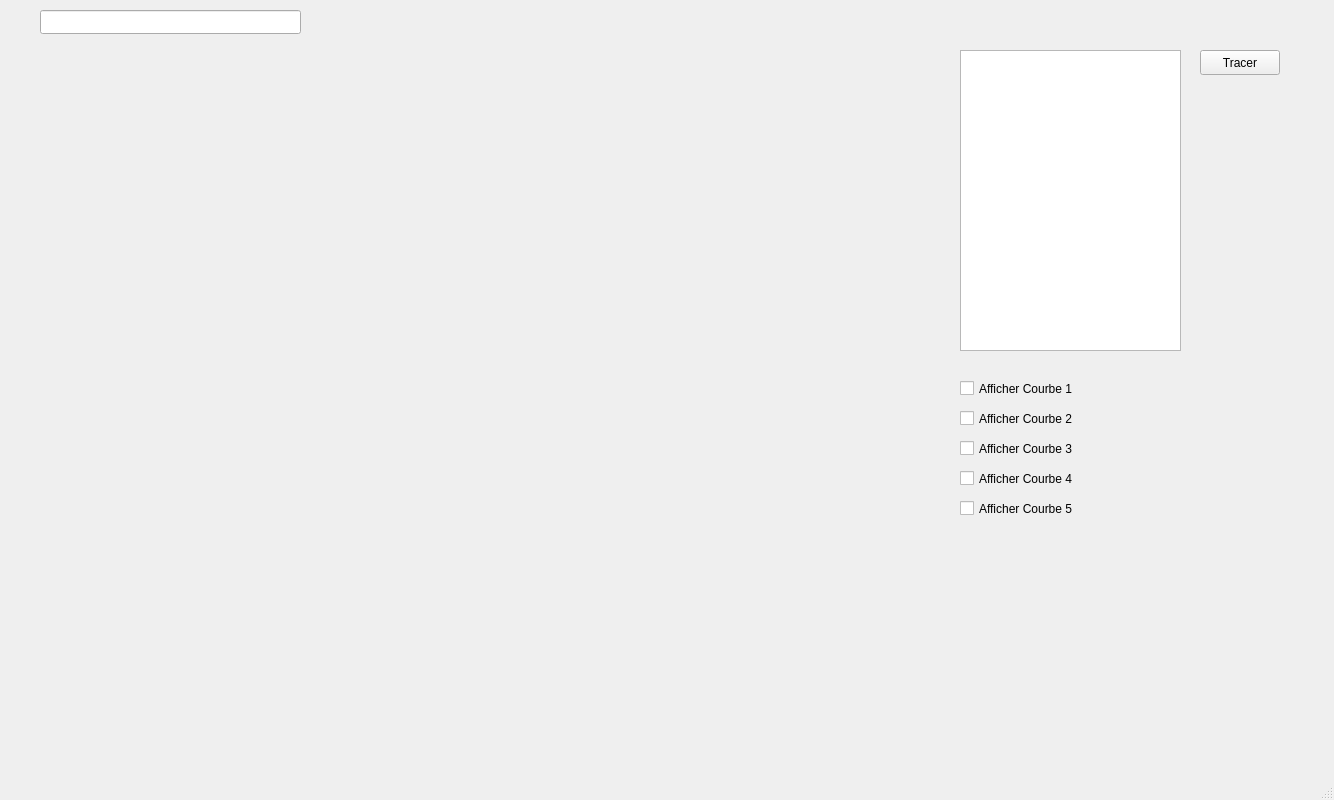
<?xml version="1.0" encoding="UTF-8"?>
<ui version="4.0">
 <class>MainWindow</class>
 <widget class="QMainWindow" name="MainWindow">
  <property name="geometry">
   <rect>
    <x>0</x>
    <y>0</y>
    <width>1334</width>
    <height>800</height>
   </rect>
  </property>
  <property name="windowTitle">
   <string>MainWindow</string>
  </property>
  <widget class="QWidget" name="centralwidget">
   <widget class="QCustomPlot" name="customPlot" native="true">
    <property name="geometry">
     <rect>
      <x>39</x>
      <y>49</y>
      <width>891</width>
      <height>681</height>
     </rect>
    </property>
   </widget>
   <widget class="QPushButton" name="draw">
    <property name="geometry">
     <rect>
      <x>1200</x>
      <y>50</y>
      <width>80</width>
      <height>25</height>
     </rect>
    </property>
    <property name="text">
     <string>Tracer</string>
    </property>
   </widget>
   <widget class="QTextEdit" name="function">
    <property name="geometry">
     <rect>
      <x>960</x>
      <y>50</y>
      <width>221</width>
      <height>301</height>
     </rect>
    </property>
   </widget>
   <widget class="QLineEdit" name="lineEdit">
    <property name="geometry">
     <rect>
      <x>40</x>
      <y>10</y>
      <width>261</width>
      <height>24</height>
     </rect>
    </property>
   </widget>
   <widget class="QCheckBox" name="checkBox_1">
    <property name="geometry">
     <rect>
      <x>960</x>
      <y>380</y>
      <width>161</width>
      <height>17</height>
     </rect>
    </property>
    <property name="text">
     <string>Afficher Courbe 1</string>
    </property>
   </widget>
   <widget class="QCheckBox" name="checkBox_2">
    <property name="geometry">
     <rect>
      <x>960</x>
      <y>410</y>
      <width>211</width>
      <height>17</height>
     </rect>
    </property>
    <property name="text">
     <string>Afficher Courbe 2</string>
    </property>
   </widget>
   <widget class="QCheckBox" name="checkBox_3">
    <property name="geometry">
     <rect>
      <x>960</x>
      <y>440</y>
      <width>161</width>
      <height>17</height>
     </rect>
    </property>
    <property name="text">
     <string>Afficher Courbe 3</string>
    </property>
   </widget>
   <widget class="QCheckBox" name="checkBox_4">
    <property name="geometry">
     <rect>
      <x>960</x>
      <y>470</y>
      <width>141</width>
      <height>17</height>
     </rect>
    </property>
    <property name="text">
     <string>Afficher Courbe 4</string>
    </property>
   </widget>
   <widget class="QCheckBox" name="checkBox_5">
    <property name="geometry">
     <rect>
      <x>960</x>
      <y>500</y>
      <width>131</width>
      <height>17</height>
     </rect>
    </property>
    <property name="text">
     <string>Afficher Courbe 5</string>
    </property>
   </widget>
  </widget>
  <widget class="QMenuBar" name="menubar">
   <property name="geometry">
    <rect>
     <x>0</x>
     <y>0</y>
     <width>1334</width>
     <height>25</height>
    </rect>
   </property>
  </widget>
  <widget class="QStatusBar" name="statusbar"/>
 </widget>
 <customwidgets>
  <customwidget>
   <class>QCustomPlot</class>
   <extends>QWidget</extends>
   <header>qcustomplot.h</header>
   <container>1</container>
  </customwidget>
 </customwidgets>
 <resources/>
 <connections/>
</ui>
